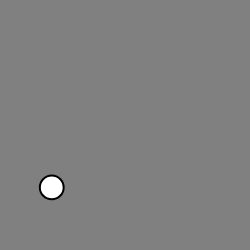
Frame 1 (no input)
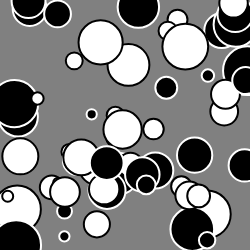
Frame 60 (no input)
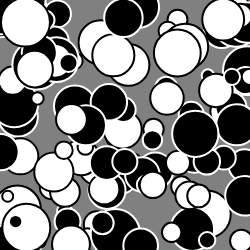
Frame 120 (the mouse pressed at the canvas centre since frame 60)

The p5.js sketch that drew these frames (run headless with seeded random() and noise() and a simulated clock; from frame 60 on, the mouse is pressed at the canvas centre):

// p5.js sketch
// ── sketch.js
function setup() {
  createCanvas(250, 250);

  //draw background once in the beginning
  background(128);  
}

function draw() {
  //noStroke();
strokeWeight(2);
  if(random() <0.5){
  fill(0); 
    stroke(255);
  }
  else{
    fill(255);
    stroke(0);
}

  //Uses p5's global width/height variables to get random x/y
  var x = random(0,width); 
  var y = random(0,height);

  //A random diameter 10.0 - 49.9
  var d = random(10,50);
  ellipse(x,y,d);
}
